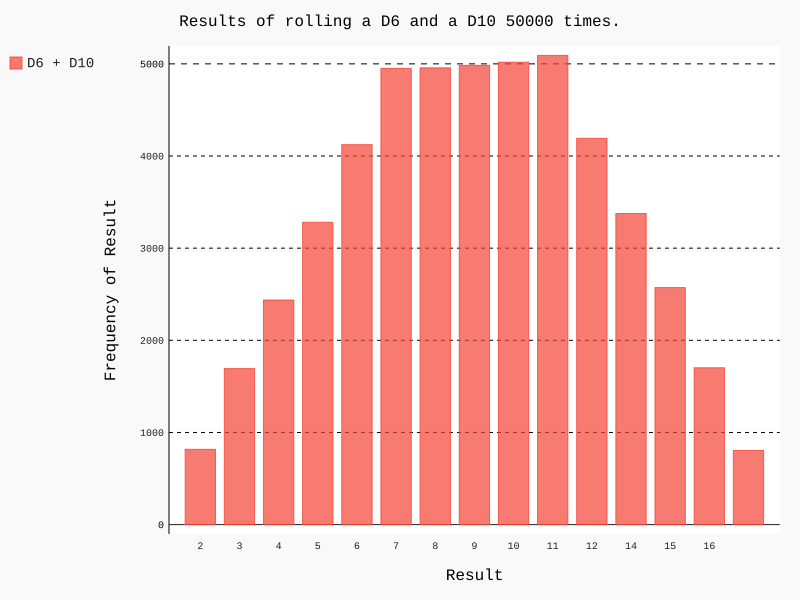

This chart was generated by the following Python code:
from die import Die
import pygal

# Cria dois dados D6 e um D10
die_1 = Die()
die_2 = Die(10)

# Faz alguns lançamentos e armazena os resultados em uma lista
results = []

for roll_num in range(50000):
    result = die_1.roll() + die_2.roll()
    results.append(result)

# print(results)

# Analisa os resultados
frequencies = []

max_result = die_1.num_sides + die_2.num_sides

for value in range(2, max_result + 1):
    frequency = results.count(value)
    frequencies.append(frequency)
    

# Visualiza os resultados
hist = pygal.Bar()
hist.title = "Results of rolling a D6 and a D10 50000 times."
hist.x_labels = ['2', '3', '4', '5', '6', '7', '8', '9', '10', '11', '12', '14', '15', '16']
hist.x_title = "Result"
hist.y_title = "Frequency of Result"
hist.add('D6 + D10', frequencies)
hist.render_to_file('dice_visual.svg')

print(frequencies)
